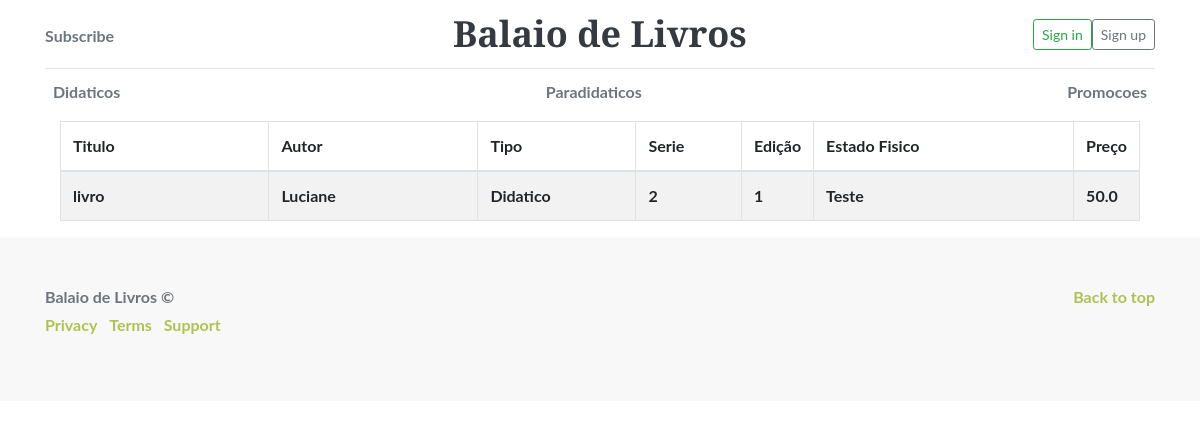
The page /showbook/9 on the database its author committed.
### app/models/tables.py (models this page shows, shortened)
class Book(db.Model):
    __tablename__ = "books"
    id = db.Column(db.Integer, primary_key=True, nullable=False)
    title = db.Column(db.String(80), nullable=False)
    author = db.Column(db.String(80), nullable=False)
    serie = db.Column(db.String(80), nullable=False)
    school = db.Column(db.String(80), nullable=False)
    edition =   db.Column(db.String(80), nullable=False)
    translateversion = db.Column(db.String(80))
    phisicalstate = db.Column(db.Text, nullable=False)
    type = db.Column(db.String(80), nullable=False)
    price = db.Column(db.Float)
    user_id = db.Column(db.Integer, db.ForeignKey("users.id"))
    user = db.relationship('User', foreign_keys = user_id)

### app/controllers/bookController.py (the view)
@app.route("/showbook/<id>", methods =["GET", "POST"])
def showbook(id):
    book = tables.Book.query.get(id)
    return render_template('book/showbook.html', book=book)

### app/templates/book/showbook.html (shortened to what this page needs)
{% extends "base.html" %}
{% block content %}
    <div class="container">
        <div class="row">
            <div class="col-lg-12">
                {% if book %}
                <table class="table table-striped table-bordered">
                    <thead>
                        <tr>
                            <th width="20%"> Titulo </th>
                            <th width="20%"> Autor </th>
                            <th width="15%"> Tipo </th>
                            <th width="10%"> Serie </th>
                            <th width="5%"> Edição </th>
                            <th width="25%"> Estado Fisico </th>
                            <th width="5%"> Preço </th>
                        </tr>
                    </thead>
                     <tbody>
                        <tr>
                            <td> {{ book.title }} </td>
                            <td> {{ book.author }} </td>
                            <td> {{ book.type }} </td>
                            <td> {{ book.serie }} </td>
                            <td> {{ book.edition }} </td>
                            <td> {{ book.phisicalstate }} </td>
                            <td>{{ book.price }} </td>
                        </tr>
                     </tbody>
                </table>
                {% else %}
                <div style="text-align: center">
                    <h4> O livro não foi encontrado </h4>
                    {% endif %}
                </div>
            </div>
        </div>
    </div>
{% endblock %}

### app/static/css/style2.css (style rules this page uses)
body, html { width: 100%; height: 100%; }
body, h1, h2, h3 { font-family: "Lato", "Helvetica Neue", Helvetica, Arial, sans-serif; font-weight: 700; }

### rows shown on the page
Book: title "livro", author "Luciane", type "Didatico", serie "2", edition "1", phisicalstate "Teste", price "50.0"
